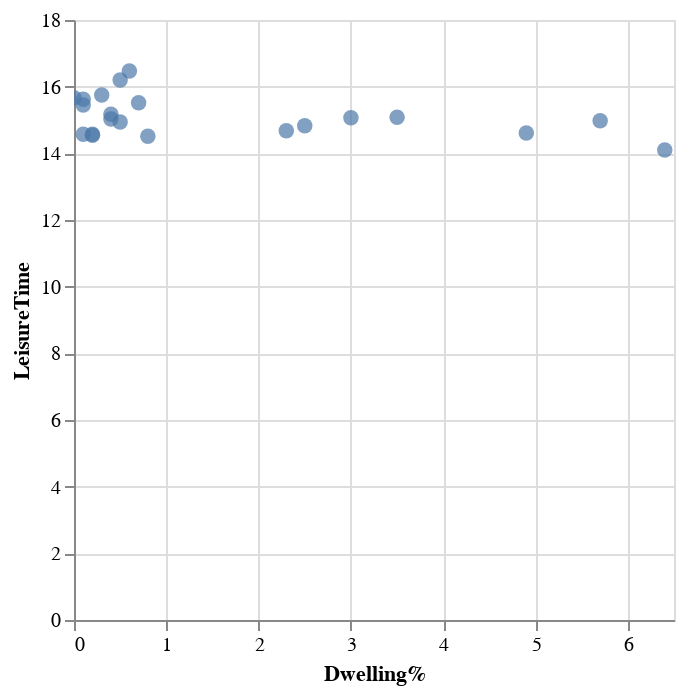

The cell this chart's notebook holds for it:
### Code cell
import altair as alt
import pandas as pd

source = pd.read_excel('OECD_Data.xlsx')

# Convert the units row (row 1) into a dictionary
units = source.iloc[0].to_dict()

# Create a dictionary for simplified names of the units
simplified_units = {
    "Percentage": "%",
    "Ratio": "ratio",
    "US Dollar": "$",
    "Average score": "average score",
    "Years": "years",
    "Micrograms per cubic metre": "µg/m³",
    "Hours": "hours"
}

# Remove the units row from the source data
source = source.iloc[1:]

# Reset the DataFrame index
source.reset_index(drop=True, inplace=True)

# Add units to each of the indicators
for column in source.columns:
    unit = units[column]
    if unit in simplified_units:
        source.rename(columns={column: f"{column} ({simplified_units[unit]})"}, inplace=True)


df = source

# Melt the DataFrame to have columns: 'Country', 'Indicator', 'Value'
df = df.melt(id_vars='Country', var_name='Indicator', value_name='Value')

# Filter data for the two indicators
dwelling_data = df[df['Indicator'] == 'Dwellings without basic facilities (%)']
leisure_data = df[df['Indicator'] == 'Time devoted to leisure and personal care (hours)']

# Merge the two dataframes on 'Country'
merged_data = pd.merge(dwelling_data, leisure_data, on='Country')

# Rename columns for clarity
merged_data.columns = ['Country', 'Indicator_x', 'Dwelling%', 'Indicator_y', 'LeisureTime']

# Create the scatter plot
scatter_plot = alt.Chart(merged_data).mark_circle(size=60).encode(
    x='Dwelling%',
    y='LeisureTime',
    tooltip=['Country', 'Dwelling%', 'LeisureTime']
).interactive()

scatter_plot

### Figure 1 — Vega-Lite specification as saved in the notebook (floating-point values rounded to 4 significant figures)
{"config": {"view": {"continuousWidth": 300, "continuousHeight": 300}}, "data": {"name": "data-d4786476657a673ea7a6c6759c96a438"}, "mark": {"type": "circle", "size": 60}, "encoding": {"tooltip": [{"field": "Country", "type": "nominal"}, {"field": "Dwelling%", "type": "quantitative"}, {"field": "LeisureTime", "type": "quantitative"}], "x": {"field": "Dwelling%", "type": "quantitative"}, "y": {"field": "LeisureTime", "type": "quantitative"}}, "params": [{"name": "param_9", "select": {"type": "interval", "encodings": ["x", "y"]}, "bind": "scales"}], "$schema": "https://vega.github.io/schema/vega-lite/v5.14.1.json", "datasets": {"data-d4786476657a673ea7a6c6759c96a438": [{"Country": "Australia", "Indicator_x": "Dwellings without basic facilities (%)", "Dwelling%": null, "Indicator_y": "Time devoted to leisure and personal care (hours)", "LeisureTime": 14.36}, {"Country": "Austria", "Indicator_x": "Dwellings without basic facilities (%)", "Dwelling%": 0.8, "Indicator_y": "Time devoted to leisure and personal care (hours)", "LeisureTime": 14.51}, {"Country": "Belgium", "Indicator_x": "Dwellings without basic facilities (%)", "Dwelling%": 0.7, "Indicator_y": "Time devoted to leisure and personal care (hours)", "LeisureTime": 15.52}, {"Country": "Canada", "Indicator_x": "Dwellings without basic facilities (%)", "Dwelling%": 0.2, "Indicator_y": "Time devoted to leisure and personal care (hours)", "LeisureTime": 14.57}, {"Country": "Chile", "Indicator_x": "Dwellings without basic facilities (%)", "Dwelling%": 9.4, "Indicator_y": "Time devoted to leisure and personal care (hours)", "LeisureTime": null}, {"Country": "Colombia", "Indicator_x": "Dwellings without basic facilities (%)", "Dwelling%": 12.3, "Indicator_y": "Time devoted to leisure and personal care (hours)", "LeisureTime": null}, {"Country": "Costa Rica", "Indicator_x": "Dwellings without basic facilities (%)", "Dwelling%": 2.3, "Indicator_y": "Time devoted to leisure and personal care (hours)", "LeisureTime": null}, {"Country": "Czech Republic", "Indicator_x": "Dwellings without basic facilities (%)", "Dwelling%": 0.5, "Indicator_y": "Time devoted to leisure and personal care (hours)", "LeisureTime": null}, {"Country": "Denmark", "Indicator_x": "Dwellings without basic facilities (%)", "Dwelling%": 0.5, "Indicator_y": "Time devoted to leisure and personal care (hours)", "LeisureTime": null}, {"Country": "Estonia", "Indicator_x": "Dwellings without basic facilities (%)", "Dwelling%": 5.7, "Indicator_y": "Time devoted to leisure and personal care (hours)", "LeisureTime": 14.98}, {"Country": "Finland", "Indicator_x": "Dwellings without basic facilities (%)", "Dwelling%": 0.4, "Indicator_y": "Time devoted to leisure and personal care (hours)", "LeisureTime": 15.17}, {"Country": "France", "Indicator_x": "Dwellings without basic facilities (%)", "Dwelling%": 0.5, "Indicator_y": "Time devoted to leisure and personal care (hours)", "LeisureTime": 16.2}, {"Country": "Germany", "Indicator_x": "Dwellings without basic facilities (%)", "Dwelling%": 0.1, "Indicator_y": "Time devoted to leisure and personal care (hours)", "LeisureTime": 15.62}, {"Country": "Greece", "Indicator_x": "Dwellings without basic facilities (%)", "Dwelling%": 0.4, "Indicator_y": "Time devoted to leisure and personal care (hours)", "LeisureTime": 15.03}, {"Country": "Hungary", "Indicator_x": "Dwellings without basic facilities (%)", "Dwelling%": 3.5, "Indicator_y": "Time devoted to leisure and personal care (hours)", "LeisureTime": 15.08}, {"Country": "Iceland", "Indicator_x": "Dwellings without basic facilities (%)", "Dwelling%": 0, "Indicator_y": "Time devoted to leisure and personal care (hours)", "LeisureTime": null}, {"Country": "Ireland", "Indicator_x": "Dwellings without basic facilities (%)", "Dwelling%": 0.2, "Indicator_y": "Time devoted to leisure and personal care (hours)", "LeisureTime": 14.54}, {"Country": "Israel", "Indicator_x": "Dwellings without basic facilities (%)", "Dwelling%": null, "Indicator_y": "Time devoted to leisure and personal care (hours)", "LeisureTime": null}, {"Country": "Italy", "Indicator_x": "Dwellings without basic facilities (%)", "Dwelling%": 0.6, "Indicator_y": "Time devoted to leisure and personal care (hours)", "LeisureTime": 16.47}, {"Country": "Japan", "Indicator_x": "Dwellings without basic facilities (%)", "Dwelling%": 6.4, "Indicator_y": "Time devoted to leisure and personal care (hours)", "LeisureTime": 14.1}, {"Country": "Korea", "Indicator_x": "Dwellings without basic facilities (%)", "Dwelling%": 2.5, "Indicator_y": "Time devoted to leisure and personal care (hours)", "LeisureTime": 14.83}, {"Country": "Latvia", "Indicator_x": "Dwellings without basic facilities (%)", "Dwelling%": 11.2, "Indicator_y": "Time devoted to leisure and personal care (hours)", "LeisureTime": null}, {"Country": "Lithuania", "Indicator_x": "Dwellings without basic facilities (%)", "Dwelling%": 11.8, "Indicator_y": "Time devoted to leisure and personal care (hours)", "LeisureTime": null}, {"Country": "Luxembourg", "Indicator_x": "Dwellings without basic facilities (%)", "Dwelling%": 0.1, "Indicator_y": "Time devoted to leisure and personal care (hours)", "LeisureTime": null}, {"Country": "Mexico", "Indicator_x": "Dwellings without basic facilities (%)", "Dwelling%": 25.9, "Indicator_y": "Time devoted to leisure and personal care (hours)", "LeisureTime": null}, {"Country": "Netherlands", "Indicator_x": "Dwellings without basic facilities (%)", "Dwelling%": 0.1, "Indicator_y": "Time devoted to leisure and personal care (hours)", "LeisureTime": 15.45}, {"Country": "New Zealand", "Indicator_x": "Dwellings without basic facilities (%)", "Dwelling%": null, "Indicator_y": "Time devoted to leisure and personal care (hours)", "LeisureTime": 14.87}, {"Country": "Norway", "Indicator_x": "Dwellings without basic facilities (%)", "Dwelling%": 0, "Indicator_y": "Time devoted to leisure and personal care (hours)", "LeisureTime": 15.67}, {"Country": "Poland", "Indicator_x": "Dwellings without basic facilities (%)", "Dwelling%": 2.3, "Indicator_y": "Time devoted to leisure and personal care (hours)", "LeisureTime": 14.68}, {"Country": "Portugal", "Indicator_x": "Dwellings without basic facilities (%)", "Dwelling%": 0.9, "Indicator_y": "Time devoted to leisure and personal care (hours)", "LeisureTime": null}, {"Country": "Slovak Republic", "Indicator_x": "Dwellings without basic facilities (%)", "Dwelling%": 1.5, "Indicator_y": "Time devoted to leisure and personal care (hours)", "LeisureTime": null}, {"Country": "Slovenia", "Indicator_x": "Dwellings without basic facilities (%)", "Dwelling%": 0.2, "Indicator_y": "Time devoted to leisure and personal care (hours)", "LeisureTime": null}, {"Country": "Spain", "Indicator_x": "Dwellings without basic facilities (%)", "Dwelling%": 0.3, "Indicator_y": "Time devoted to leisure and personal care (hours)", "LeisureTime": 15.75}, {"Country": "Sweden", "Indicator_x": "Dwellings without basic facilities (%)", "Dwelling%": 0, "Indicator_y": "Time devoted to leisure and personal care (hours)", "LeisureTime": null}, {"Country": "Switzerland", "Indicator_x": "Dwellings without basic facilities (%)", "Dwelling%": 0, "Indicator_y": "Time devoted to leisure and personal care (hours)", "LeisureTime": null}, {"Country": "Türkiye", "Indicator_x": "Dwellings without basic facilities (%)", "Dwelling%": 4.9, "Indicator_y": "Time devoted to leisure and personal care (hours)", "LeisureTime": 14.61}, {"Country": "United Kingdom", "Indicator_x": "Dwellings without basic facilities (%)", "Dwelling%": 0.5, "Indicator_y": "Time devoted to leisure and personal care (hours)", "LeisureTime": 14.94}, {"Country": "United States", "Indicator_x": "Dwellings without basic facilities (%)", "Dwelling%": 0.1, "Indicator_y": "Time devoted to leisure and personal care (hours)", "LeisureTime": 14.57}, {"Country": "OECD - Total", "Indicator_x": "Dwellings without basic facilities (%)", "Dwelling%": 3, "Indicator_y": "Time devoted to leisure and personal care (hours)", "LeisureTime": 15.07}, {"Country": "Brazil", "Indicator_x": "Dwellings without basic facilities (%)", "Dwelling%": 6.7, "Indicator_y": "Time devoted to leisure and personal care (hours)", "LeisureTime": null}, {"Country": "Russia", "Indicator_x": "Dwellings without basic facilities (%)", "Dwelling%": 13.8, "Indicator_y": "Time devoted to leisure and personal care (hours)", "LeisureTime": null}, {"Country": "South Africa", "Indicator_x": "Dwellings without basic facilities (%)", "Dwelling%": 35.9, "Indicator_y": "Time devoted to leisure and personal care (hours)", "LeisureTime": null}]}}
